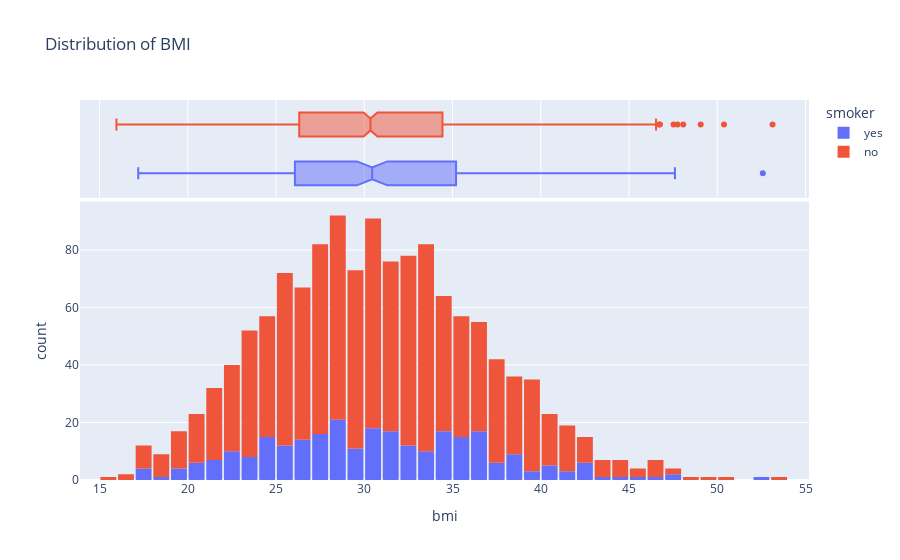

This figure's notebook cell:
### Code cell
# Let us look at the distribution of bmi

fig = px.histogram(data,
                   x = 'bmi',
                   color = 'smoker',                   
                   nbins = 39,
                   marginal = 'box',
                   title = 'Distribution of BMI')
fig.update_layout(bargap = 0.1)
fig.show()

### Figure 1 — Plotly figure (JSON) as saved in the notebook; plotly's stock layout.template omitted (floating-point values rounded to 4 significant figures; data arrays with more than 128 entries replaced by an {"elided": "..."} marker saying what was removed)
{"data": [{"alignmentgroup": "True", "bingroup": "x", "hovertemplate": "smoker=yes<br>bmi=%{x}<br>count=%{y}<extra></extra>", "legendgroup": "yes", "marker": {"color": "#636efa", "pattern": {"shape": ""}}, "name": "yes", "nbinsx": 39, "offsetgroup": "yes", "orientation": "v", "showlegend": true, "type": "histogram", "x": {"elided": "274 float values"}, "xaxis": "x", "yaxis": "y"}, {"alignmentgroup": "True", "hovertemplate": "smoker=yes<br>bmi=%{x}<extra></extra>", "legendgroup": "yes", "marker": {"color": "#636efa"}, "name": "yes", "notched": true, "offsetgroup": "yes", "showlegend": false, "type": "box", "x": {"elided": "274 float values"}, "xaxis": "x2", "yaxis": "y2"}, {"alignmentgroup": "True", "bingroup": "x", "hovertemplate": "smoker=no<br>bmi=%{x}<br>count=%{y}<extra></extra>", "legendgroup": "no", "marker": {"color": "#EF553B", "pattern": {"shape": ""}}, "name": "no", "nbinsx": 39, "offsetgroup": "no", "orientation": "v", "showlegend": true, "type": "histogram", "x": {"elided": "1064 float values"}, "xaxis": "x", "yaxis": "y"}, {"alignmentgroup": "True", "hovertemplate": "smoker=no<br>bmi=%{x}<extra></extra>", "legendgroup": "no", "marker": {"color": "#EF553B"}, "name": "no", "notched": true, "offsetgroup": "no", "showlegend": false, "type": "box", "x": {"elided": "1064 float values"}, "xaxis": "x2", "yaxis": "y2"}], "layout": {"autosize": true, "bargap": 0.1, "barmode": "relative", "legend": {"title": {"text": "smoker"}, "tracegroupgap": 0}, "title": {"text": "Distribution of BMI"}, "xaxis": {"anchor": "y", "autorange": true, "domain": [0, 1], "range": [13.9, 55.2], "title": {"text": "bmi"}, "type": "linear"}, "xaxis2": {"anchor": "y2", "autorange": true, "domain": [0, 1], "matches": "x", "range": [13.9, 55.2], "showgrid": true, "showticklabels": false, "type": "linear"}, "yaxis": {"anchor": "x", "autorange": true, "domain": [0, 0.7326], "range": [0, 96.84], "title": {"text": "count"}}, "yaxis2": {"anchor": "x2", "autorange": true, "domain": [0.7426, 1], "matches": "y2", "range": [-0.5, 1.5], "showgrid": false, "showline": false, "showticklabels": false, "ticks": "", "type": "category"}}}
